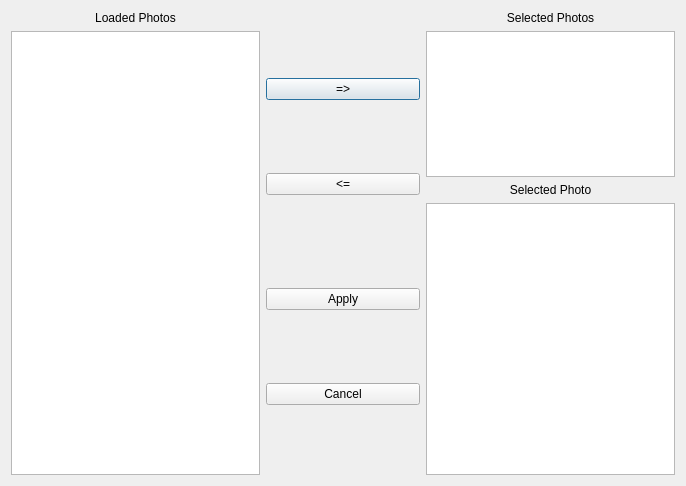
<?xml version="1.0" encoding="UTF-8"?>
<ui version="4.0">
 <class>Dialog</class>
 <widget class="QDialog" name="Dialog">
  <property name="geometry">
   <rect>
    <x>0</x>
    <y>0</y>
    <width>686</width>
    <height>486</height>
   </rect>
  </property>
  <property name="minimumSize">
   <size>
    <width>500</width>
    <height>300</height>
   </size>
  </property>
  <property name="windowTitle">
   <string>Dialog</string>
  </property>
  <layout class="QHBoxLayout" name="horizontalLayout">
   <item>
    <layout class="QVBoxLayout" name="leftLayout">
     <item>
      <widget class="QLabel" name="lblLoaded">
       <property name="text">
        <string>Loaded Photos</string>
       </property>
       <property name="textFormat">
        <enum>Qt::AutoText</enum>
       </property>
       <property name="alignment">
        <set>Qt::AlignCenter</set>
       </property>
      </widget>
     </item>
     <item>
      <widget class="QListWidget" name="lstLoaded"/>
     </item>
    </layout>
   </item>
   <item>
    <layout class="QVBoxLayout" name="middleLayout" stretch="0,0,0,0,0">
     <property name="sizeConstraint">
      <enum>QLayout::SetDefaultConstraint</enum>
     </property>
     <item>
      <widget class="QPushButton" name="btnToChosen">
       <property name="text">
        <string>=&gt;</string>
       </property>
      </widget>
     </item>
     <item>
      <widget class="QPushButton" name="btnFromChosen">
       <property name="text">
        <string>&lt;=</string>
       </property>
      </widget>
     </item>
     <item>
      <spacer name="midSpacer">
       <property name="orientation">
        <enum>Qt::Horizontal</enum>
       </property>
       <property name="sizeType">
        <enum>QSizePolicy::Expanding</enum>
       </property>
       <property name="sizeHint" stdset="0">
        <size>
         <width>162</width>
         <height>20</height>
        </size>
       </property>
      </spacer>
     </item>
     <item>
      <widget class="QPushButton" name="btnApply">
       <property name="text">
        <string>Apply</string>
       </property>
      </widget>
     </item>
     <item>
      <widget class="QPushButton" name="btnCancel">
       <property name="text">
        <string>Cancel</string>
       </property>
      </widget>
     </item>
    </layout>
   </item>
   <item>
    <layout class="QVBoxLayout" name="rightLayout">
     <item>
      <widget class="QLabel" name="lblChosen">
       <property name="text">
        <string>Selected Photos</string>
       </property>
       <property name="alignment">
        <set>Qt::AlignCenter</set>
       </property>
      </widget>
     </item>
     <item>
      <widget class="QListWidget" name="lstChosen">
       <property name="sizePolicy">
        <sizepolicy hsizetype="Expanding" vsizetype="Expanding">
         <horstretch>0</horstretch>
         <verstretch>35</verstretch>
        </sizepolicy>
       </property>
      </widget>
     </item>
     <item>
      <widget class="QLabel" name="lblSelectedOne">
       <property name="text">
        <string>Selected Photo</string>
       </property>
       <property name="alignment">
        <set>Qt::AlignCenter</set>
       </property>
      </widget>
     </item>
     <item>
      <widget class="QGraphicsView" name="gvSelected">
       <property name="enabled">
        <bool>true</bool>
       </property>
       <property name="sizePolicy">
        <sizepolicy hsizetype="Expanding" vsizetype="Expanding">
         <horstretch>0</horstretch>
         <verstretch>65</verstretch>
        </sizepolicy>
       </property>
      </widget>
     </item>
    </layout>
   </item>
  </layout>
 </widget>
 <resources/>
 <connections/>
</ui>
